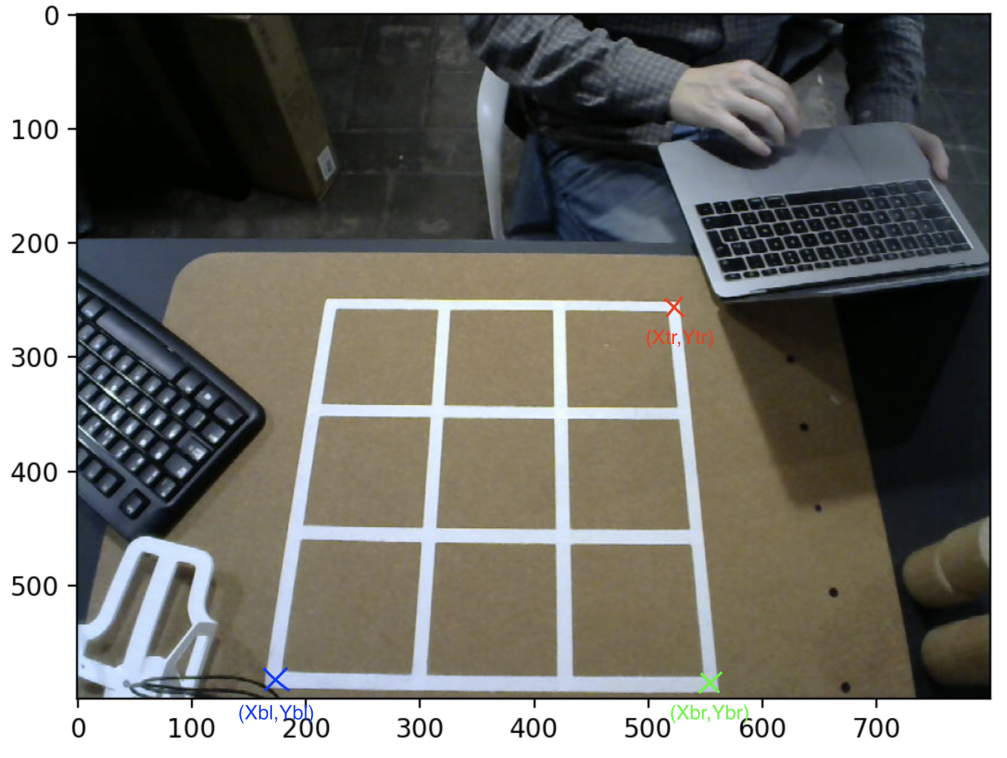
#> input picture notebooks/img/board_coordinates.png, 2014 x 1516 px (shown at 1/2 size)
$ python -i detect_board.py   (imports and definitions only)   (older library calls are emulated)
#> lines starting #> are read from the running program, lines starting #| are printed output that depends on the picture
#> further down, picture is the input picture: shape (1516, 2014, 3); mean B, G, R 109.8, 115.5, 116.3
import cv2 as cv
import numpy as np

from sklearn.cluster import KMeans


def find_board(board_img):
    edges = cv.Canny(cv.cvtColor(board_img, cv.COLOR_BGR2GRAY), 210, 256)
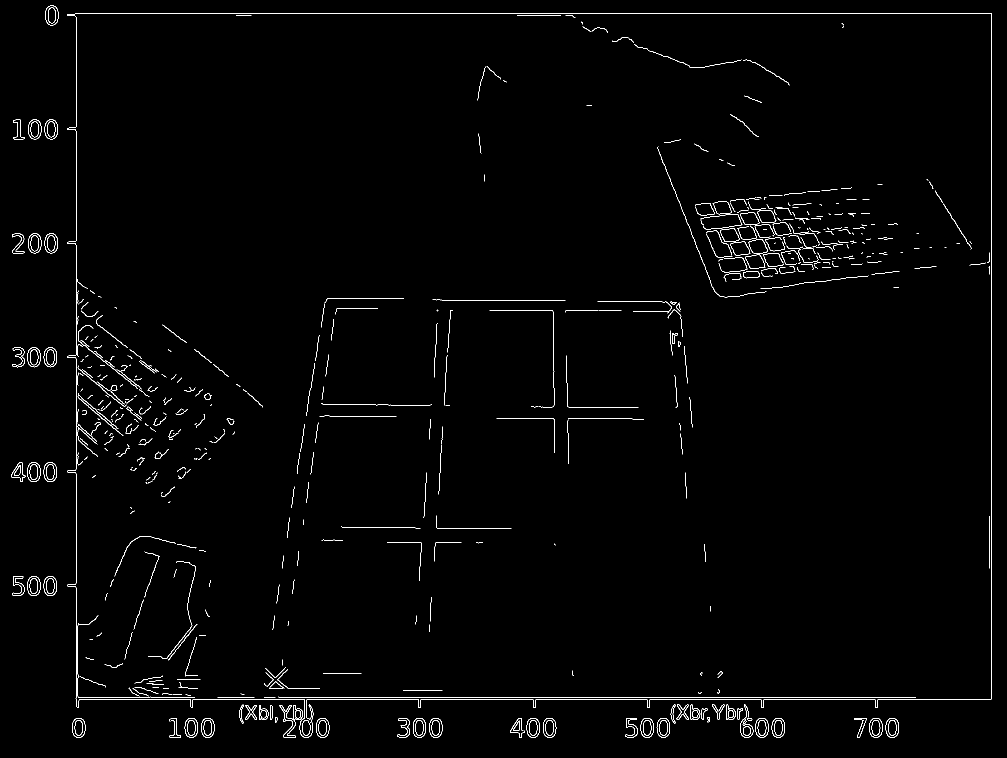
#> edges: shape (1516, 2014) (shown at 1/2 size); 1.2% white in thin lines or dots

    rho = 1  # distance resolution in pixels of the Hough grid
    theta = np.pi / 180  # angular resolution in radians of the Hough grid
    # minimum number of votes (intersections in Hough grid cell)
    threshold = 15
    min_line_length = 150  # minimum number of pixels making up a line
    max_line_gap = 50  # maximum gap in pixels between connectable line segment

    # Run Hough on edge detected image
    # Output "lines" is an array containing endpoints of detected line segments
    lines = cv.HoughLinesP(edges, rho, theta, threshold, np.array([]),
                           min_line_length, max_line_gap)
#> lines = 177 rows, first 6: [91, 26, 1982, 26], [1982, 1398, 1982, 27], [152, 1399, 1981, 1399], [152, 1395, 1831, 1395], [152, 1474, 152, 34], [1252, 1436, 1561, 1436]

    horizontal, vertical = [], []
    for line in lines:
        for x1, y1, x2, y2 in line:
            a = (y2 - y1) / (x2 - x1)
            b = y1 - a * x1

            if np.abs(a) < 0.1:
                horizontal.append((a, b))
            elif np.abs(a) > 2:
                vertical.append((a, b))
#> this loop made 177 passes
#> after the loop, horizontal = 62 pairs, first value -0.085 to 0.0701, second value 26 to 1473.6; vertical = 49 rows, first 8: [-inf, inf], [-inf, inf], [-inf, inf], [-6.24, 4651.4], [-6.34, 4712], [52.5, -57360], [2.48, -2957.6], [70.33, -78976.7]

    vertical = np.array(vertical)
    V = np.array([(200 - b) / a for a, b in vertical]).reshape(-1, 1)
#> (the run stopped early here; a loop or call above may not have finished)
